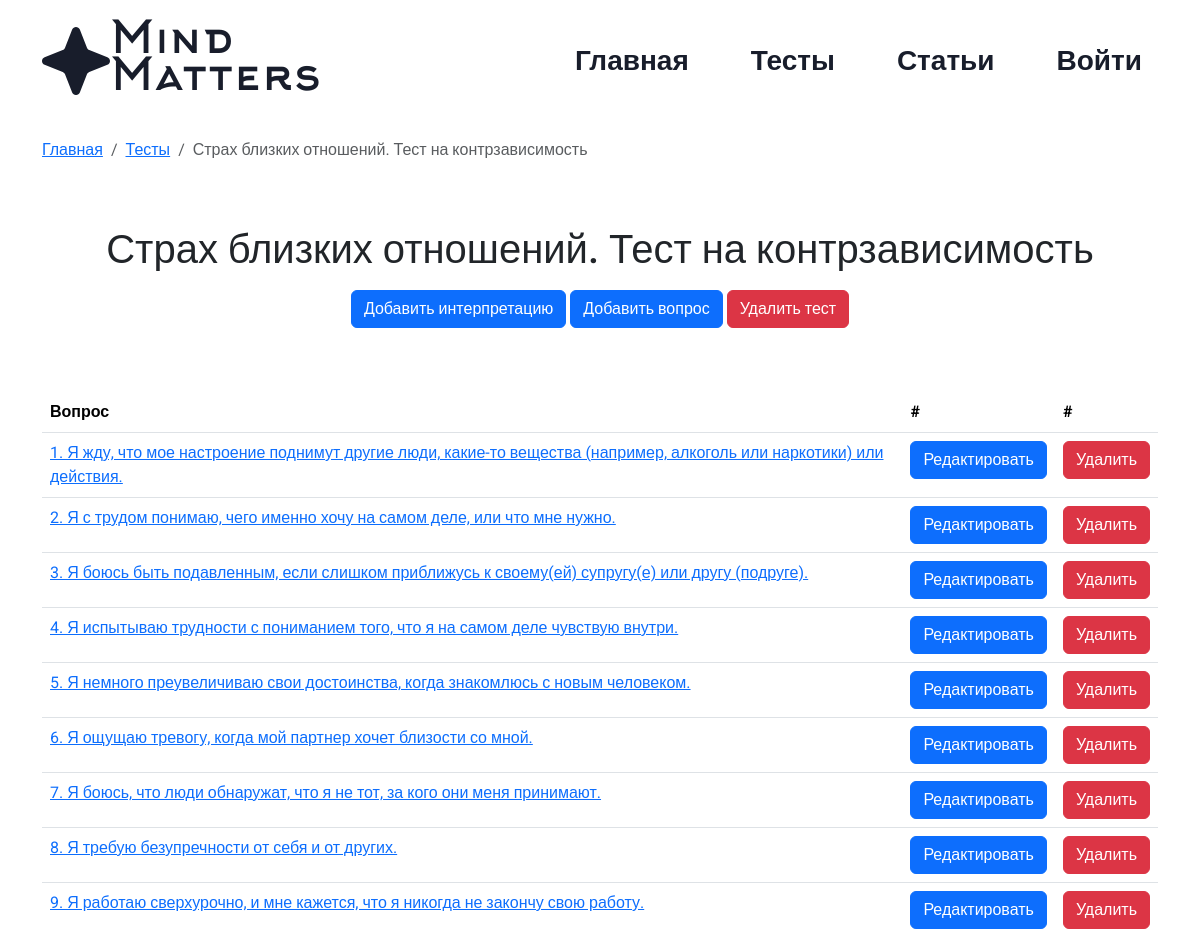
Page /edit_test/2 (upper part) on the earlier database version.
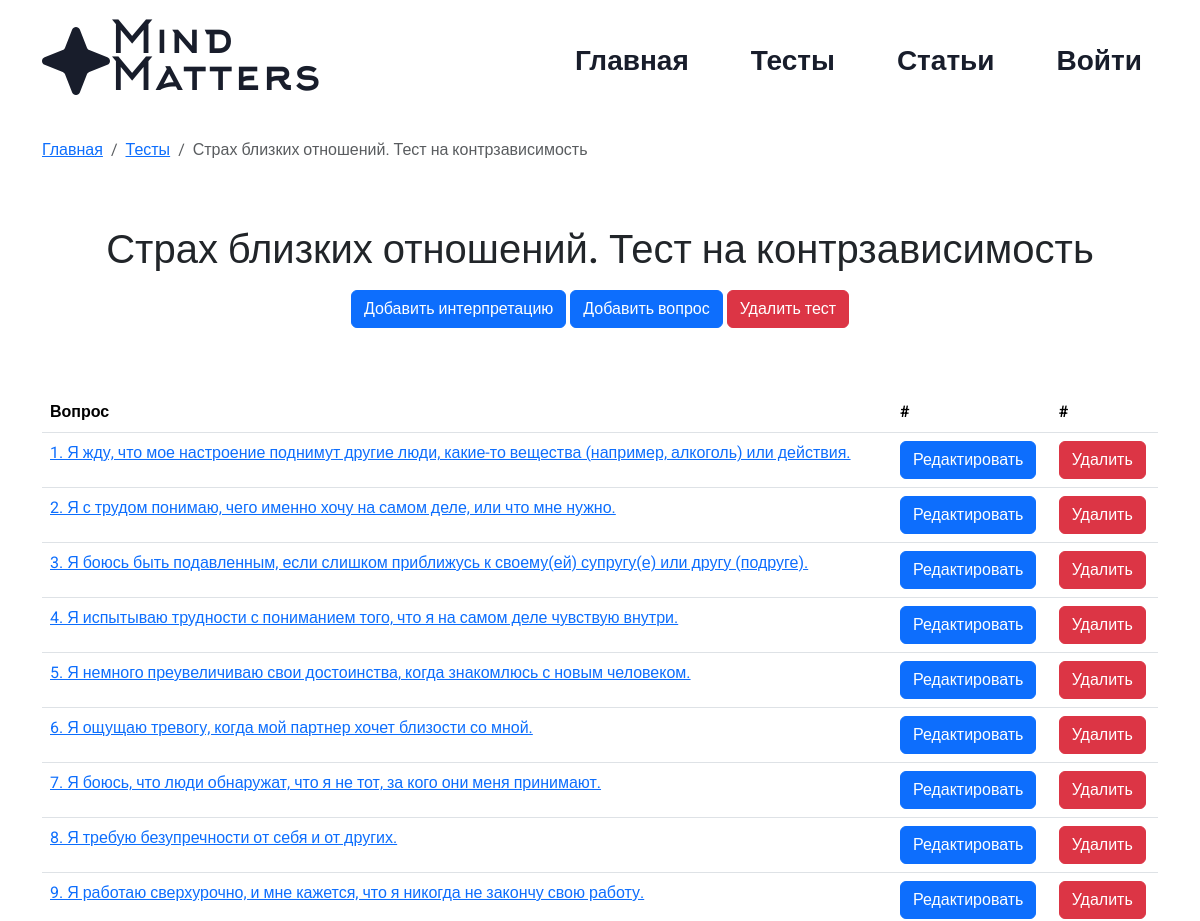
Same page on the later database version.
### app/models.py (models this page shows, shortened)
class Question(db.Model):
    id = db.Column(db.Integer,primary_key=True)
    title = db.Column(db.String(100))
    id_test = db.Column(db.Integer, db.ForeignKey('tests.id'))

### app/views.py (the view)
@app.route('/edit_test/<int:id>', methods=['GET', 'POST'])
def edit_test(id):
    test = Tests.query.get(id)
    questions = Question.query.filter_by(id_test=test.id).all()
    interpretation = Interpretation.query.filter_by(id_test=test.id).first()
    return render_template("test_edit.html",test=test,questions=questions, interpretation=interpretation)

### app/views.py (called while the page is built)
@app.context_processor
def inject_user():
    def get_user_name():
        if 'name' in session:
            return Users.query.filter_by(email=session['name']).first()
    return dict(active_user=get_user_name())

### app/templates/test_edit.html (shortened to what this page needs)
{% extends 'base.html' %}
{% block main %}
<div class="container">
    <ol class="breadcrumb py-3">
        <li class="breadcrumb-item"><a href="/">Главная</a></li>
        <li class="breadcrumb-item"><a href="/tests">Тесты</a> </li>
        <li class="breadcrumb-item active">{{test.title}}</li>
      </ol>
    <div class="text-center my-5">
        <h1> {{test.title}}</h1>
        <div class="my-3">
            <button type="button" class="btn btn-primary mb-3" data-bs-toggle="modal" data-bs-target="#interpretation">
                Добавить интерпретацию
            </button>
            <button type="button" class="btn btn-primary mb-3" data-bs-toggle="modal" data-bs-target="#exampleModal">
                Добавить вопрос
            </button>
            <a href="/delete-test/{{test.id}}" class="btn btn-danger mb-3">Удалить тест</a>
        </div>
    </div>
    <div class="my-5">
        <table class="table">
            <thead>
                <tr>
                    <th scope="col">Вопрос</th>
                    <th scope="col">#</th>
                    <th scope="col">#</th>
                </tr>
            </thead>
            <tbody>
                {%for question in questions%}
                <tr>
                    <td> <a href="/add_answer/{{question.id}}test_id{{test.id}}">{{question.title}}</a> </td>
                    <td><button class="btn btn-primary" data-bs-toggle="modal" data-bs-target="#exampleModal{{question.id}}">Редактировать</button></td>
                    <td><a href="/delete-question/{{test.id}}/{{question.id}}" class="btn btn-danger">Удалить</a></td>
                </tr>
                {%endfor%}
            </tbody>
        </table>
    </div>
</div>
{% endblock %}

Differences in the rows shown:
changed Question: title "1. Я жду, что мое настроение поднимут другие люди, какие-то вещества (например, алкоголь или наркотики) или действия." → "1. Я жду, что мое настроение поднимут другие люди, какие-то вещества (например, алкоголь) или действия."
